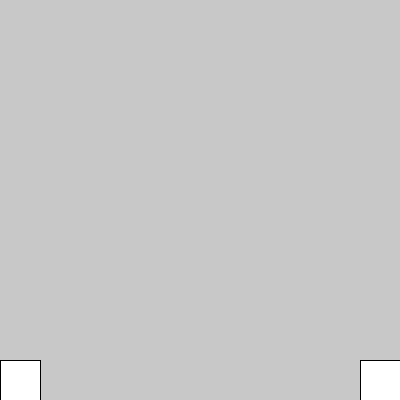
Frame 1 (no input)
Frame 60 (the mouse pressed at the canvas centre just before this capture): identical to frame 1, image omitted
Frame 120 (the mouse held since frame 60 and released just before this capture): identical to frame 1, image omitted

The Processing sketch that drew this single still picture (run headless with seeded random() and noise(); from frame 60 on, the mouse is pressed at the canvas centre):

// Processing sketch: for_fila_crece_multiple
// ── for_fila_crece_multiple.pde
int cantFlechas = 1;
int cantAWSD = 1;
int tam = 40;
int posXFlechas = 0;
int posXAWSD;

void setup(){
  size(400,400);
  posXAWSD = width - tam;
}

void draw(){
  background(200);
  for(int i=0; i<cantFlechas;i++){
    rect(posXFlechas, ((height - tam) - (tam * i)) , tam, tam);
  }
  
  for(int i=0; i<cantAWSD;i++){
    rect(posXAWSD, ((height - tam) - (tam * i)) , tam, tam);
  }
}

void keyPressed(){
  if(keyCode == LEFT){
    posXFlechas-=tam;
  }else if(keyCode == RIGHT){
    posXFlechas+=tam;
  }else if(keyCode == UP){
    cantFlechas++;
  }else if(keyCode == DOWN){
    cantFlechas--;
  }else if(key == 'a'){
    posXAWSD-=tam;
  }else if(key == 'd'){
    posXAWSD+=tam;
  }else if(key == 'w'){
    cantAWSD++;
  }else if(key == 's'){
    cantAWSD--;
  }
}
